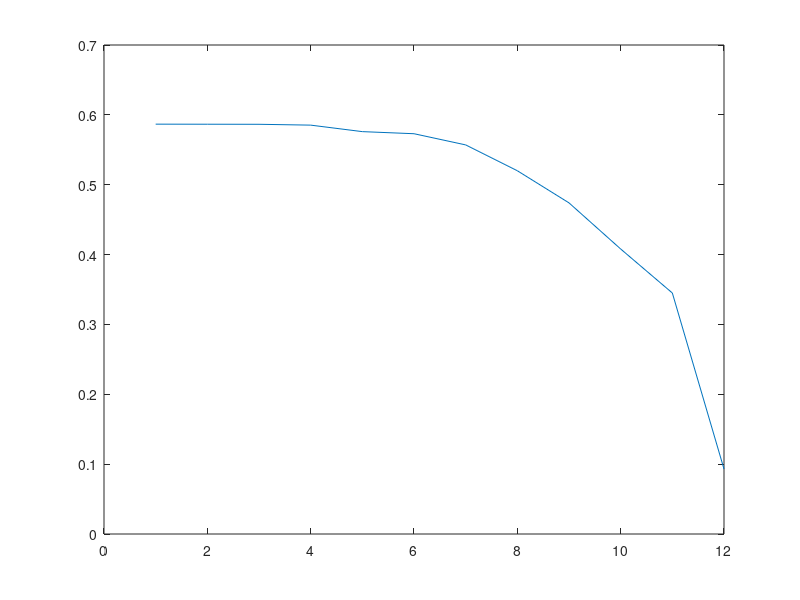

Write MATLAB code to recreate this figure. (Note: this script raises an error after producing the figure.)
%alpha plots
f0 = [0.5867, 
    0.5866
    0.5865,
    0.5853,
    0.576,
    0.573,
    0.557,
    0.52,
    0.474,
    0.408,
    0.345,
    0.093];

f1 = [0.5587,
    0.5587,
    0.55846,
    0.5557,
    0.549,
    0.553,
    0.532,
    0.487,
    0.437,
    0.4065,
    0.304,
    0.1327];
t = linspace(1, size(f0,1), size(f0,1));

h1 = plot(t, f0);
h1.LineWidth = 5;
h1.Color = [82, 91, 210]/255;
h1.Marker = ".";
h1.MarkerSize = 30;
h1.MarkerFaceColor = [82, 91, 210]/255
h1.MarkerEdgeColor = [82, 91, 210]/255;
hold on
  
h2 = plot(t, f1);
h2.LineWidth = 5;
h2.Color = [102, 179, 73]/255;
h2.Marker = ".";
h2.MarkerSize = 30;
h2.MarkerFaceColor = [102, 179, 73]/255
h2.MarkerEdgeColor = [102, 179, 73]/255;
hold on

fig = gcf;
fig.Units = "inches";
fig.PaperUnits = "inches";
fig.PaperPosition = [0 0 4 2];
fig.Position = [0 0 4 2];

a = gca;
a.XLim = [min(t), max(t)];
a.YLim = [min([f0;f1]), max([f0;f1])];
a.GridColor = [0 0 0]/255;
a.Color = [229 229 229]/255;
% a.XScale = "log";
% a.YScale = "log";
a.XTick = [min(t), max(t)];
a.YTick = [min([f0;f1]), max([f0;f1])];
a.YGrid = "On";
a.GridColor = [1 1 1];
a.GridAlpha = .1;
a.Box = "off";
ylabel("Eigenvalue");
xlabel("Eigenvalue #");
title ("Inverse Eigenspectrum of ");
a.FontSize = 20;
a.FontWeight = 'bold';